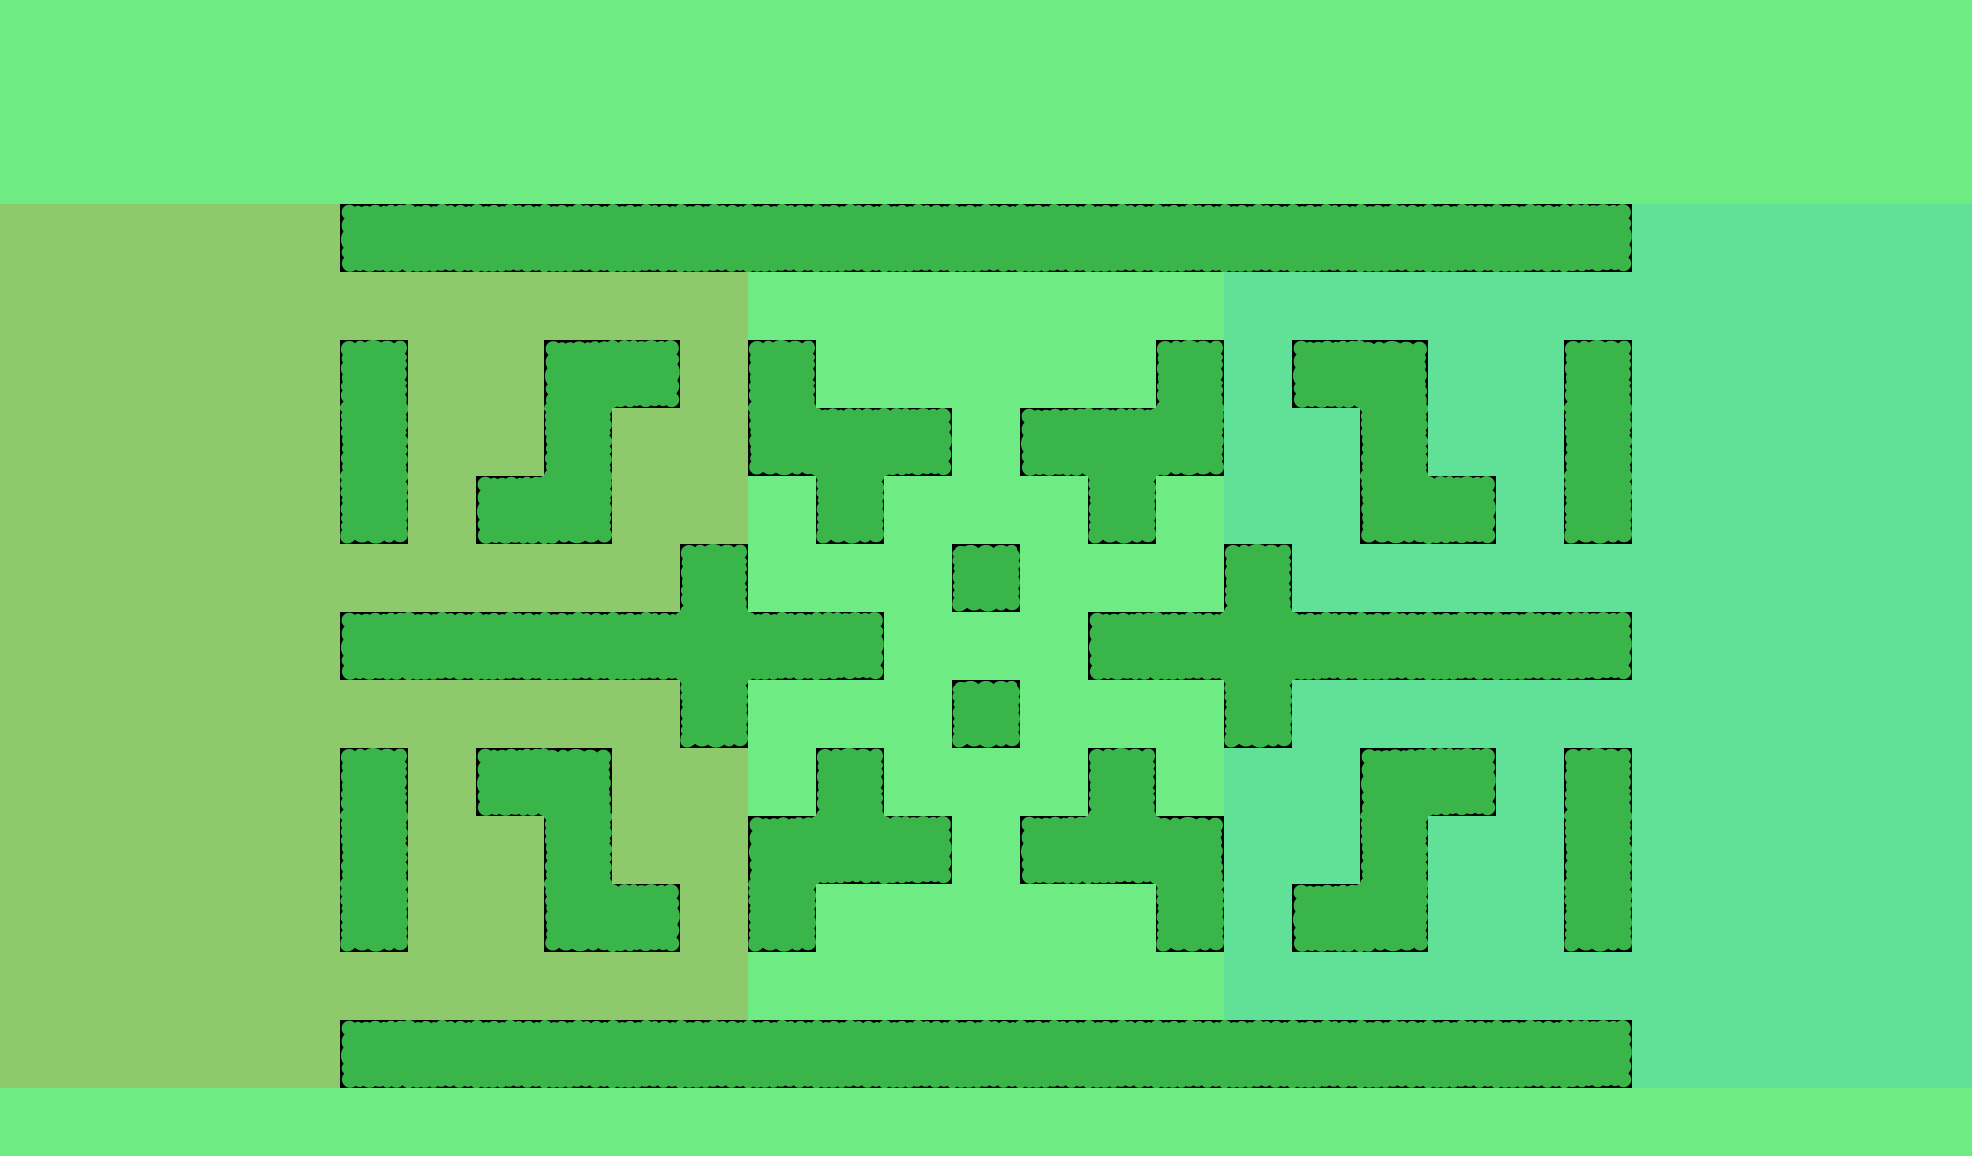

Rendered tile map (Tiled .tmx) drawn with the repository's tilesets; below, a short description and the full map source, tile grids included:
An orthogonal 29x17 tile map with 68x68 px tiles, 1 tile layer (Tile Layer 1).

<map version="1.2" tiledversion="2019.02.10" orientation="orthogonal" renderorder="right-down" width="29" height="17" tilewidth="68" tileheight="68" infinite="0" nextlayerid="2" nextobjectid="1">
 <tileset firstgid="1" source="maze_sprite_sheet.tsx" />
 <layer id="1" name="Tile Layer 1" width="29" height="17">
  <data encoding="csv">
19,19,19,19,19,19,19,19,19,19,19,19,19,19,19,19,19,19,19,19,19,19,19,19,19,19,19,19,19,
19,19,19,19,19,19,19,19,19,19,19,19,19,19,19,19,19,19,19,19,19,19,19,19,19,19,19,19,19,
19,19,19,19,19,19,19,19,19,19,19,19,19,19,19,19,19,19,19,19,19,19,19,19,19,19,19,19,19,
23,23,23,23,23,10,11,11,11,11,11,11,11,11,11,11,11,11,11,11,11,11,11,12,24,24,24,24,24,
23,23,23,23,23,23,23,23,23,23,23,19,19,19,19,19,19,19,24,24,24,24,24,24,24,24,24,24,24,
23,23,23,23,23, 5,23,23, 1,12,23, 5,19,19,19,19,19, 5,24,10, 3,24,24, 5,24,24,24,24,24,
23,23,23,23,23, 6,23,23, 6,23,23,13, 2,12,19,10, 2,15,24,24, 6,24,24, 6,24,24,24,24,24,
23,23,23,23,23,17,23,10,15,23,23,19,17,19,19,19,17,19,24,24,13,12,24,17,24,24,24,24,24,
23,23,23,23,23,23,23,23,23,23, 5,19,19,19,16,19,19,19, 5,24,24,24,24,24,24,24,24,24,24,
23,23,23,23,23,10,11,11,11,11, 8,11,12,19,19,19,10,11, 8,11,11,11,11,12,24,24,24,24,24,
23,23,23,23,23,23,23,23,23,23,17,19,19,19,16,19,19,19,17,24,24,24,24,24,24,24,24,24,24,
23,23,23,23,23, 5,23,10, 3,23,23,19, 5,19,19,19, 5,19,24,24, 1,12,24, 5,24,24,24,24,24,
23,23,23,23,23, 6,23,23, 6,23,23, 1,14,12,19,10,14, 3,24,24, 6,24,24, 6,24,24,24,24,24,
23,23,23,23,23,17,23,23,13,12,23,17,19,19,19,19,19,17,24,10,15,24,24,17,24,24,24,24,24,
23,23,23,23,23,23,23,23,23,23,23,19,19,19,19,19,19,19,24,24,24,24,24,24,24,24,24,24,24,
23,23,23,23,23,10,11,11,11,11,11,11,11,11,11,11,11,11,11,11,11,11,11,12,24,24,24,24,24,
19,19,19,19,19,19,19,19,19,19,19,19,19,19,19,19,19,19,19,19,19,19,19,19,19,19,19,19,19
</data>
 </layer>
</map>
